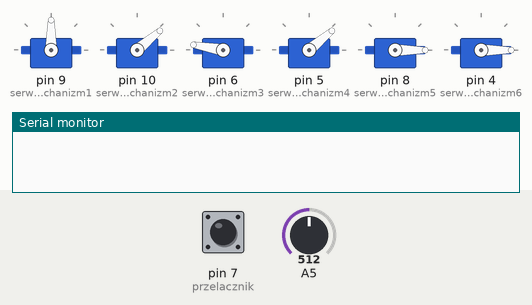
Recording of a sketch running on a simulated Arduino Uno, built with avr-gcc and run on an emulated ATmega328P. Shown: 6 × servo, the last lines printed to the serial monitor. The test bench sets the inputs (shaded band); at power-on: pin 7 (przelacznik) HIGH, A5 = 512.

Above: at 1.2 s.
1.3 s: pin 7 (przelacznik) pulled LOW for 0.15 s
At 1.7 s:
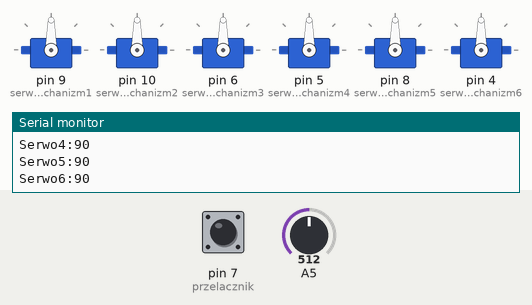
2.9 s: pin 7 (przelacznik) driven LOW
5.9 s: A5 set to 716
At 7.0 s:
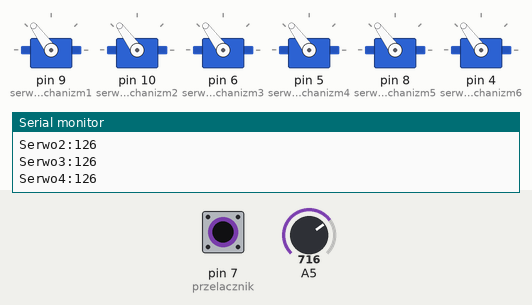
7.4 s: A5 set to 578
At 8.5 s:
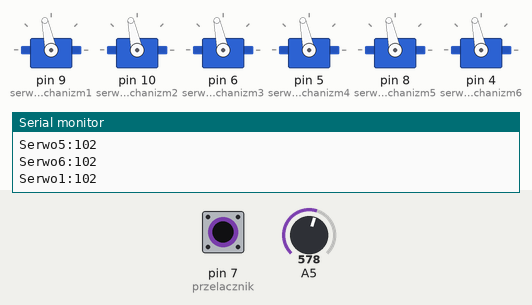
8.9 s: A5 set to 556
At 9.3 s:
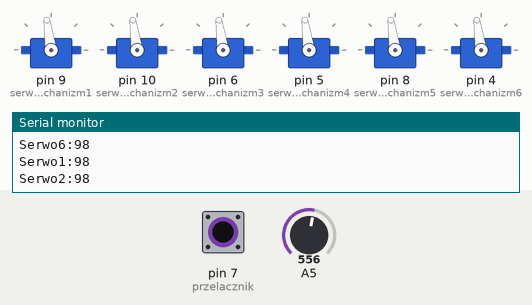
10.4 s: A5 set to 58
At 11.6 s:
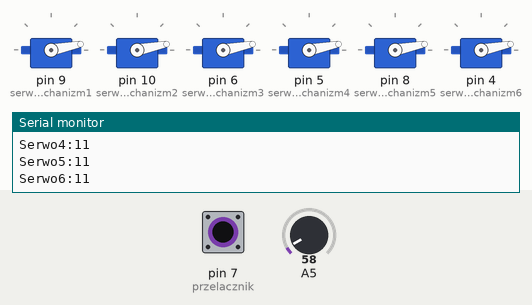
11.9 s: A5 set to 46
At 12.6 s:
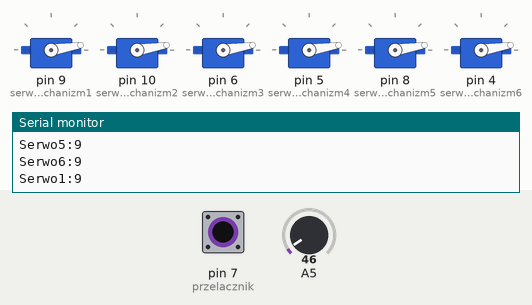
Timing chart, 0 to 14.9 s (numbered marks = the images above; inputs shaded):
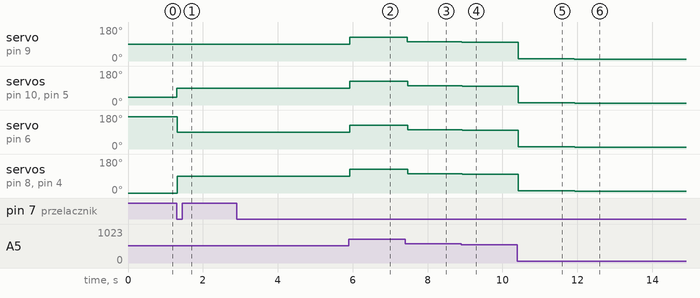

Measured:
- after the input at 1.3 s, servo on pin 10 (serwomechanizm2), servo on pin 5 (serwomechanizm4): 40° → 90° at once; servo on pin 6 (serwomechanizm3): 170° → 90° at once; servo on pin 8 (serwomechanizm5), servo on pin 4 (serwomechanizm6): 0° → 90° at once
- after the input at 5.9 s, servo on pin 9 (serwomechanizm1), servo on pin 10 (serwomechanizm2), servo on pin 6 (serwomechanizm3), servo on pin 5 (serwomechanizm4), servo on pin 8 (serwomechanizm5), servo on pin 4 (serwomechanizm6): 90° → 126° at once
- after the input at 7.4 s, servo on pin 9 (serwomechanizm1): 126° → 102° after 0.06 s; servo on pin 10 (serwomechanizm2), servo on pin 6 (serwomechanizm3), servo on pin 5 (serwomechanizm4), servo on pin 8 (serwomechanizm5), servo on pin 4 (serwomechanizm6): 126° → 102° after 0.07 s
- after the input at 8.9 s, servo on pin 9 (serwomechanizm1), servo on pin 10 (serwomechanizm2), servo on pin 6 (serwomechanizm3), servo on pin 5 (serwomechanizm4), servo on pin 8 (serwomechanizm5), servo on pin 4 (serwomechanizm6): 102° → 98° at once
- after the input at 10.4 s, servo on pin 9 (serwomechanizm1), servo on pin 10 (serwomechanizm2), servo on pin 6 (serwomechanizm3), servo on pin 5 (serwomechanizm4), servo on pin 8 (serwomechanizm5), servo on pin 4 (serwomechanizm6): 98° → 11° at once
- after the input at 11.9 s, servo on pin 9 (serwomechanizm1), servo on pin 10 (serwomechanizm2), servo on pin 6 (serwomechanizm3), servo on pin 5 (serwomechanizm4), servo on pin 8 (serwomechanizm5), servo on pin 4 (serwomechanizm6): 11° → 9° at once

The sketch:

rejestr.ino
```cpp
#include <Servo.h>
#include <ctype.h>
#define przelacznik 7
Servo serwomechanizm1;  //Obiekt serwomechanizm 1
Servo serwomechanizm2;  //Obiekt serwomechanizm 2
Servo serwomechanizm3;  //Obiekt serwomechanizm 3
Servo serwomechanizm4;  //Obiekt serwomechanizm 4
Servo serwomechanizm5;  //Obiekt serwomechanizm 5
Servo serwomechanizm6;  //Obiekt serwomechanizm 6
int serwo1 = 90;         //Wartosc serwomechanizmu 1
int serwo2 = 40;         //Wartosc serwomechanizmu 2
int serwo3 = 170;         //Wartosc serwomechanizmu 3
int serwo4 = 40;         //Wartosc serwomechanizmu 4
int serwo5 = 0;         //Wartosc serwomechanizmu 5
int serwo6 = 0;         //Wartosc serwomechanizmu 6

void setup() {
 Serial.begin(9600);
 pinMode(przelacznik, INPUT_PULLUP);
 serwomechanizm1.attach(9);  //Serwomechanizm 1 podłączony do pinu 9
 serwomechanizm2.attach(10); //Serwomechanizm 2 podłączony do pinu 10
 serwomechanizm3.attach(6);  //Serwomechanizm 3 podłączony do pinu 6
 serwomechanizm4.attach(5);  //Serwomechanizm 4 podłączony do pinu 5
 serwomechanizm5.attach(8); //Serwomechanizm 5 podłączony do pinu 3
 serwomechanizm6.attach(4); //Serwomechanizm 6 podłączony do pinu 4

}

void loop() {
  if(digitalRead(przelacznik)==LOW) //sterowanie ramieniem widmowym
  {
      serwo1=analogRead(A5);
      serwo2=analogRead(A5);
      serwo3=analogRead(A5);
      serwo4=analogRead(A5);
      serwo5=analogRead(A5);
      serwo6=analogRead(A5);

      serwo1=map(serwo1,0,1010,1,178);
      serwomechanizm1.write(serwo1);
      delay(2);
      serwo2=map(serwo2,0,1010,1,178);
      serwomechanizm2.write(serwo2);
      delay(2);
      serwo3=map(serwo3,0,1010,1,178);
      serwomechanizm3.write(serwo3);
      delay(2);
      serwo4=map(serwo4,0,1010,1,178);
      serwomechanizm4.write(serwo4);
      delay(2);
      serwo5=map(serwo5,0,1010,1,178);
      serwomechanizm5.write(serwo5);
      delay(2);
      serwo6=map(serwo6,0,1010,1,178);
      serwomechanizm6.write(serwo6);
      delay(2);
        Serial.print("Serwo1:"); Serial.print(serwo1); Serial.println(" ");
        Serial.print("Serwo2:"); Serial.print(serwo2); Serial.println(" ");
        Serial.print("Serwo3:"); Serial.print(serwo3); Serial.println(" ");
        Serial.print("Serwo4:"); Serial.print(serwo4); Serial.println(" ");
        Serial.print("Serwo5:"); Serial.print(serwo5); Serial.println(" ");
        Serial.print("Serwo6:"); Serial.print(serwo6); Serial.println(" ");
  }
  else //sterowanie programem
  {
    serwomechanizm1.write(serwo1);
    serwomechanizm2.write(serwo2);
    serwomechanizm3.write(serwo3);
    serwomechanizm4.write(serwo4);
    serwomechanizm5.write(serwo5);
    serwomechanizm6.write(serwo6);
    if(Serial.available()!=0)
    {
      String wartoscstring = Serial.readStringUntil(' '); // S1=45
      switch(wartoscstring.charAt(1))
      {
        case '1':
          serwo1=wartoscstring.substring(3,6).toInt();
          serwomechanizm1.write(serwo1);
          break;
        case '2':
          serwo2=wartoscstring.substring(3,6).toInt();
          serwomechanizm2.write(serwo2);
          break;
        case '3':
          serwo3=wartoscstring.substring(3,6).toInt();
          serwomechanizm3.write(serwo3);
          break;
        case '4':
          serwo4=wartoscstring.substring(3,6).toInt();
          serwomechanizm4.write(serwo4);
          break;
        case '5':
          serwo5=wartoscstring.substring(3,6).toInt();
          serwomechanizm5.write(serwo5);
          break;
        case '6':
          serwo6=wartoscstring.substring(3,6).toInt();
          serwomechanizm6.write(serwo6);
          break;
        default:
          break;
      }
     }
  }
}
```
